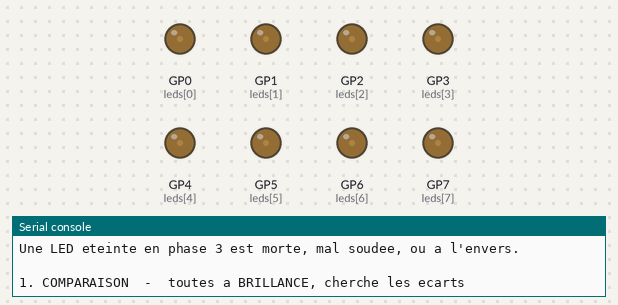
The program below on a simulated Raspberry Pi Pico running CircuitPython. Parts: output pins drawn as LEDs (lit = HIGH), the last lines printed to the serial console.

Above: at 0.05 s.
At 12.6 s:
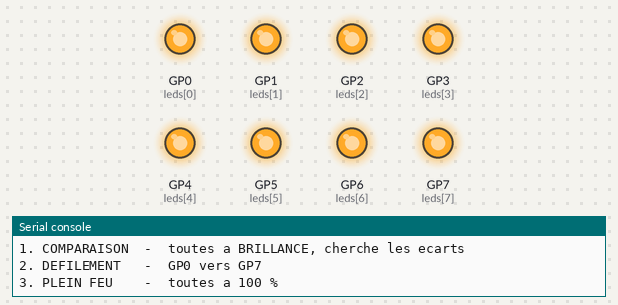
Timing chart, 0 to 17.4 s (numbered marks = the images above):
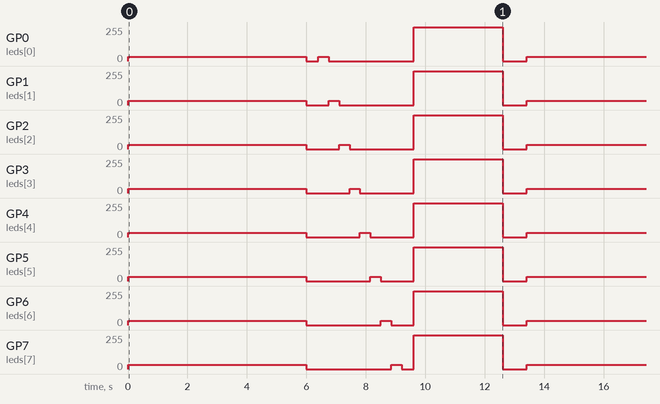

The program:

banc_test_led.py
```python
# ---------------------------------------------------------------------------
# code.py - BANC DE TEST LED
#
# A copier sur le Pico de la breadboard, PAS sur celui du pedalier.
# Aucune dependance : ni bibliotheque, ni Pi, ni MIDI.
#
# Cablage : GP0 a GP7 vers l'anode (cote resistance) de chaque LED,
#           toutes les cathodes vers un rail de masse relie a GND.
#
# Trois phases en boucle :
#   1. COMPARAISON  toutes allumees a BRILLANCE, pour egaliser
#   2. DEFILEMENT   une par une, pour identifier les positions
#   3. PLEIN FEU    toutes a 100 %, pour reperer une LED morte ou inversee
# ---------------------------------------------------------------------------

import time

import board
import pwmio

BROCHES = (
    board.GP0, board.GP1, board.GP2, board.GP3,
    board.GP4, board.GP5, board.GP6, board.GP7,
)

# Recopie ici les valeurs de ton code.py, puis ajuste en regardant
# les LED cote a cote. Ce sont ces chiffres que tu reporteras ensuite.
BRILLANCE = (12, 12, 12, 12, 12, 12, 12, 12)

FREQUENCE = 2000

T_COMPARAISON = 6.0
T_PAS = 0.35            # duree d'allumage de chaque LED en defilement
T_PLEIN = 3.0


leds = [pwmio.PWMOut(b, frequency=FREQUENCE, duty_cycle=0) for b in BROCHES]


def allumer(i, pourcent):
    leds[i].duty_cycle = int(65535 * pourcent / 100)


def toutes(pourcent):
    for i in range(len(leds)):
        allumer(i, pourcent if isinstance(pourcent, int) else pourcent[i])


print()
print("=== BANC DE TEST LED ===")
print("GP0 a GP7 -> anode (cote resistance)")
print("cathodes  -> rail de masse")
print()
print("Une LED eteinte en phase 3 est morte, mal soudee, ou a l'envers.")
print()

while True:
    # --- 1. comparaison : c'est ici qu'on regle BRILLANCE ---------------
    print("1. COMPARAISON  -  toutes a BRILLANCE, cherche les ecarts")
    toutes(BRILLANCE)
    time.sleep(T_COMPARAISON)
    toutes(0)
    time.sleep(0.4)

    # --- 2. defilement : identification des positions -------------------
    print("2. DEFILEMENT   -  GP0 vers GP7")
    for i in range(len(leds)):
        allumer(i, BRILLANCE[i])
        time.sleep(T_PAS)
        allumer(i, 0)
    time.sleep(0.4)

    # --- 3. plein feu : detection des LED mortes -------------------------
    print("3. PLEIN FEU    -  toutes a 100 %")
    toutes(100)
    time.sleep(T_PLEIN)
    toutes(0)
    time.sleep(0.8)
```

Measured:
- by itself, GP0 (leds[0]): repeats every 13.4 s: 0/255 0.40 s, 31/255 0.35 s, 0/255 2.9 s, 255/255 3.0 s, 0/255 0.80 s, 31/255 6.0 s
- by itself, GP1 (leds[1]): repeats every 13.4 s: 0/255 0.75 s, 31/255 0.35 s, 0/255 2.5 s, 255/255 3.0 s, 0/255 0.80 s, 31/255 6.0 s
- by itself, GP2 (leds[2]): repeats every 13.4 s: 0/255 1.1 s, 31/255 0.35 s, 0/255 2.2 s, 255/255 3.0 s, 0/255 0.80 s, 31/255 6.0 s
- by itself, GP3 (leds[3]): repeats every 13.4 s: 0/255 1.5 s, 31/255 0.35 s, 0/255 1.8 s, 255/255 3.0 s, 0/255 0.80 s, 31/255 6.0 s
- by itself, GP4 (leds[4]): repeats every 13.4 s: 0/255 1.8 s, 31/255 0.35 s, 0/255 1.5 s, 255/255 3.0 s, 0/255 0.80 s, 31/255 6.0 s
- by itself, GP5 (leds[5]): repeats every 13.4 s: 0/255 2.2 s, 31/255 0.35 s, 0/255 1.1 s, 255/255 3.0 s, 0/255 0.80 s, 31/255 6.0 s
- by itself, GP6 (leds[6]): repeats every 13.4 s: 0/255 2.5 s, 31/255 0.35 s, 0/255 0.75 s, 255/255 3.0 s, 0/255 0.80 s, 31/255 6.0 s
- by itself, GP7 (leds[7]): repeats every 13.4 s: 0/255 2.9 s, 31/255 0.35 s, 0/255 0.40 s, 255/255 3.0 s, 0/255 0.80 s, 31/255 6.0 s
